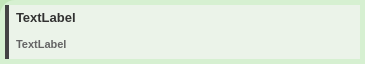
<?xml version="1.0" encoding="UTF-8"?>
<ui version="4.0">
 <class>ReplyTextMessage</class>
 <widget class="QWidget" name="ReplyTextMessage">
  <property name="geometry">
   <rect>
    <x>0</x>
    <y>0</y>
    <width>365</width>
    <height>64</height>
   </rect>
  </property>
  <property name="sizePolicy">
   <sizepolicy hsizetype="Preferred" vsizetype="Fixed">
    <horstretch>0</horstretch>
    <verstretch>0</verstretch>
   </sizepolicy>
  </property>
  <property name="maximumSize">
   <size>
    <width>16777215</width>
    <height>150</height>
   </size>
  </property>
  <property name="windowTitle">
   <string>Form</string>
  </property>
  <property name="styleSheet">
   <string notr="true">background-color:#c1e6b8;</string>
  </property>
  <layout class="QGridLayout" name="containerLayout">
   <property name="leftMargin">
    <number>0</number>
   </property>
   <property name="topMargin">
    <number>0</number>
   </property>
   <property name="rightMargin">
    <number>0</number>
   </property>
   <property name="bottomMargin">
    <number>0</number>
   </property>
   <item row="0" column="0">
    <widget class="QWidget" name="widget" native="true">
     <property name="styleSheet">
      <string notr="true">background-color:rgb(214, 240, 209);
border-top-left-radius: 15px;</string>
     </property>
     <layout class="QGridLayout" name="gridLayout_2">
      <property name="leftMargin">
       <number>5</number>
      </property>
      <property name="topMargin">
       <number>5</number>
      </property>
      <property name="rightMargin">
       <number>5</number>
      </property>
      <property name="bottomMargin">
       <number>5</number>
      </property>
      <item row="0" column="0">
       <layout class="QVBoxLayout" name="verticalLayout">
        <property name="spacing">
         <number>0</number>
        </property>
        <item>
         <widget class="QWidget" name="ReplyContainer" native="true">
          <property name="styleSheet">
           <string notr="true">QWidget#ReplyContainer {
border-radius:0;
    border-left: 4px solid rgb(67, 67, 67);
    background-color: #EBF3E9;
}

QWidget#ReplyContainer QLabel {
    background: transparent; 
    padding-left: 8px;
    /* important: so labels don’t paint over */
    color: black;
}

QWidget#ReplyContainer:hover {
    background-color: white;
}

QWidget#ReplyContainer:hover QLabel {
    /* labels stay transparent, text turns white */
    color: white;
}
</string>
          </property>
          <layout class="QGridLayout" name="gridLayout">
           <property name="leftMargin">
            <number>0</number>
           </property>
           <property name="topMargin">
            <number>0</number>
           </property>
           <property name="rightMargin">
            <number>0</number>
           </property>
           <property name="bottomMargin">
            <number>0</number>
           </property>
           <property name="spacing">
            <number>0</number>
           </property>
           <item row="0" column="0">
            <widget class="QLabel" name="Sender">
             <property name="maximumSize">
              <size>
               <width>16777215</width>
               <height>30</height>
              </size>
             </property>
             <property name="styleSheet">
              <string notr="true">color:rgb(50, 50, 50);
font-size:10pt;
border-radius:15px;
border-top-right-radius:1px;
font-weight:bold;</string>
             </property>
             <property name="text">
              <string>TextLabel</string>
             </property>
            </widget>
           </item>
           <item row="1" column="0">
            <widget class="QLabel" name="Content">
             <property name="minimumSize">
              <size>
               <width>0</width>
               <height>30</height>
              </size>
             </property>
             <property name="styleSheet">
              <string notr="true">color:rgb(100, 100, 100);
font-size:8pt;
border-radius:0;
font-weight:bold;</string>
             </property>
             <property name="text">
              <string>TextLabel</string>
             </property>
            </widget>
           </item>
          </layout>
         </widget>
        </item>
       </layout>
      </item>
     </layout>
    </widget>
   </item>
  </layout>
 </widget>
 <resources/>
 <connections/>
</ui>
